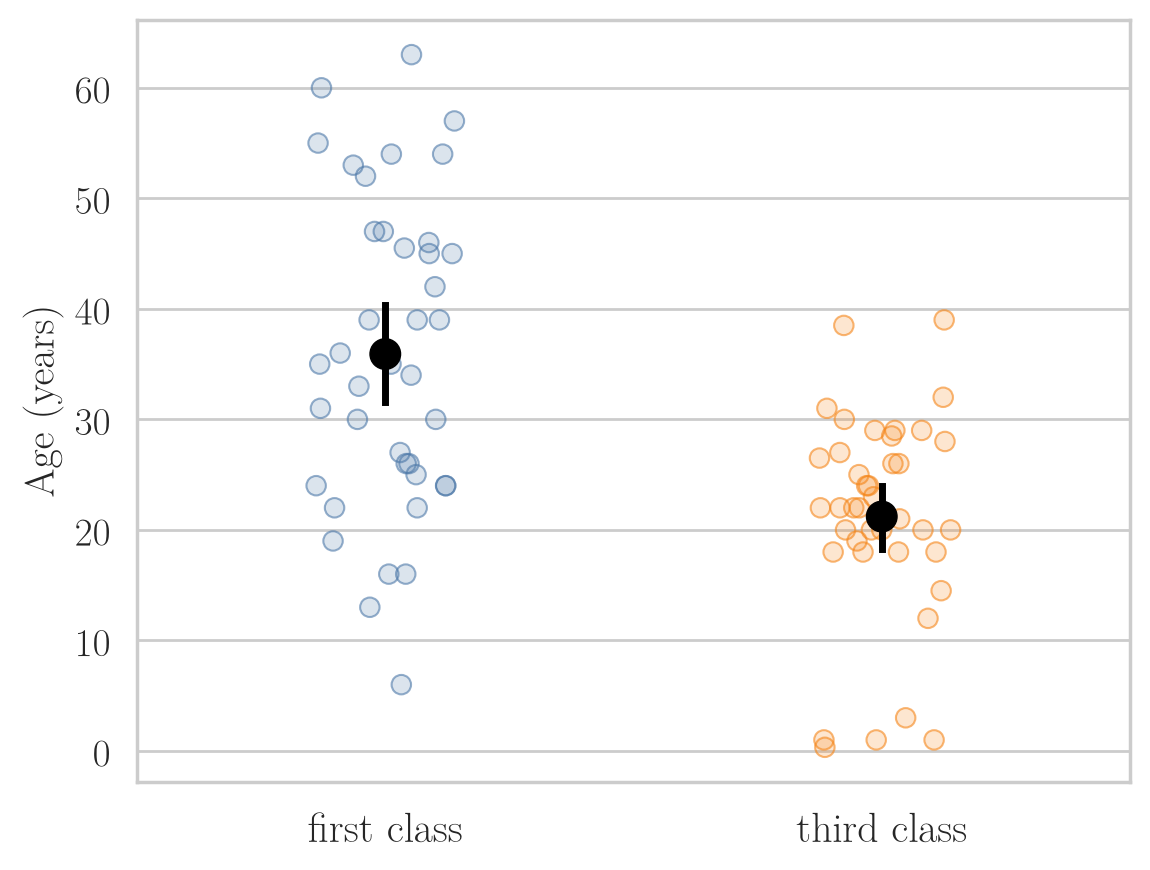

Write the Python code that produced this figure.
"""Titanic: random samples of 40 first-class and 40 third-class ages (random_state=5), each dot one passenger,
with the sample mean and its 95% confidence interval."""
from pathlib import Path
import pandas as pd
import seaborn as sns
import seaborn.objects as so

here = Path(__file__).parent
data = here.parent / "data"
t = pd.concat([pd.read_csv(data / "titanic_train.csv"), pd.read_csv(data / "titanic_test.csv")])
first = t[t.Pclass == 1].Age.dropna().reset_index(drop=True).sample(40, random_state=5)
third = t[t.Pclass == 3].Age.dropna().reset_index(drop=True).sample(40, random_state=5)
df = pd.concat([pd.DataFrame({"Class": "first class", "Age": first}),
                pd.DataFrame({"Class": "third class", "Age": third})], ignore_index=True)
THEME = {**sns.axes_style("whitegrid"), "font.family": "Latin Modern Roman", "font.size": 15,
         "axes.labelsize": 15, "xtick.labelsize": 15, "ytick.labelsize": 14}
plot = (
    so.Plot(df, x="Class", y="Age")
    .add(so.Dots(pointsize=7, alpha=0.6), so.Jitter(0.35, seed=0), color="Class", legend=False)
    .add(so.Range(color="black", linewidth=2.5), so.Est("mean", errorbar=("ci", 95), seed=0))
    .add(so.Dot(color="black", pointsize=11), so.Agg("mean"))
    .scale(color={"first class": "#4C78A8", "third class": "#F58518"})
    .label(x="", y="Age (years)", color="")
    .layout(size=(6, 4.6))
    .theme(THEME)
)
plot.save(here / "titanic_class_age.png", dpi=200, bbox_inches="tight")
plot.save(here / "titanic_class_age.pdf", bbox_inches="tight")
